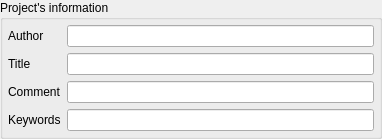
<?xml version="1.0" encoding="UTF-8"?>
<ui version="4.0">
 <class>ProjectPage</class>
 <widget class="QGroupBox" name="ProjectPage">
  <property name="geometry">
   <rect>
    <x>0</x>
    <y>0</y>
    <width>382</width>
    <height>126</height>
   </rect>
  </property>
  <property name="windowTitle">
   <string>GroupBox</string>
  </property>
  <property name="title">
   <string>Project's information</string>
  </property>
  <layout class="QFormLayout" name="formLayout">
   <property name="margin">
    <number>5</number>
   </property>
   <item row="0" column="0">
    <widget class="QLabel" name="l_author">
     <property name="text">
      <string>Author</string>
     </property>
    </widget>
   </item>
   <item row="0" column="1">
    <widget class="QLineEdit" name="author">
     <property name="minimumSize">
      <size>
       <width>303</width>
       <height>0</height>
      </size>
     </property>
    </widget>
   </item>
   <item row="1" column="0">
    <widget class="QLabel" name="l_title">
     <property name="text">
      <string>Title</string>
     </property>
    </widget>
   </item>
   <item row="1" column="1">
    <widget class="QLineEdit" name="title">
     <property name="minimumSize">
      <size>
       <width>303</width>
       <height>0</height>
      </size>
     </property>
    </widget>
   </item>
   <item row="2" column="1">
    <widget class="QLineEdit" name="comment">
     <property name="minimumSize">
      <size>
       <width>303</width>
       <height>0</height>
      </size>
     </property>
    </widget>
   </item>
   <item row="3" column="0">
    <widget class="QLabel" name="l_keywords">
     <property name="text">
      <string>Keywords</string>
     </property>
    </widget>
   </item>
   <item row="3" column="1">
    <widget class="QLineEdit" name="keywords">
     <property name="minimumSize">
      <size>
       <width>303</width>
       <height>0</height>
      </size>
     </property>
    </widget>
   </item>
   <item row="2" column="0">
    <widget class="QLabel" name="l_comment">
     <property name="text">
      <string>Comment</string>
     </property>
    </widget>
   </item>
  </layout>
  <zorder>l_keywords</zorder>
  <zorder>l_author</zorder>
  <zorder>author</zorder>
  <zorder>l_title</zorder>
  <zorder>title</zorder>
  <zorder>comment</zorder>
  <zorder>keywords</zorder>
  <zorder>l_comment</zorder>
 </widget>
 <resources/>
 <connections/>
</ui>
